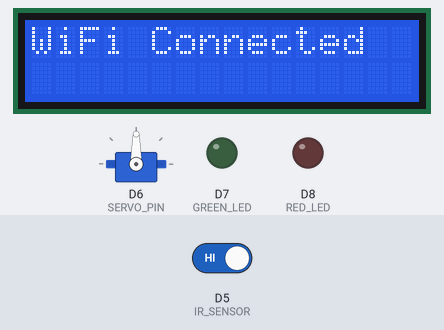
The sketch below on a simulated ESP8266 (NodeMCU). On the bench: servo, 16×2 character LCD, output pins drawn as LEDs (lit = HIGH). Inputs (shaded band) come from the test bench; at power-on: D5 (IR_SENSOR) HIGH. WiFi joins after 1.5 s; servers stay silent unless stated; what the sketch prints to the serial monitor is not drawn.

Above: at 1.7 s.
At 4.8 s:
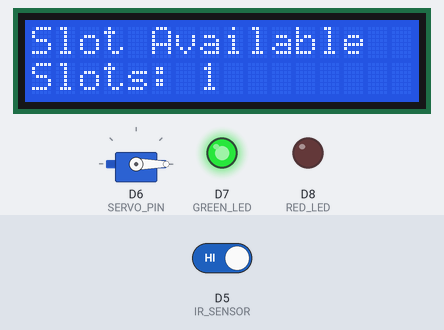
4.9 s: D5 (IR_SENSOR) driven LOW
At 19.8 s:
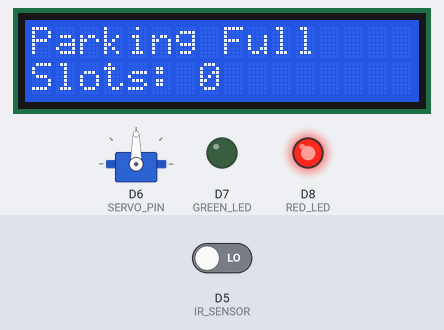
Timing chart, 0 to 21.3 s (numbered marks = the images above; inputs shaded):
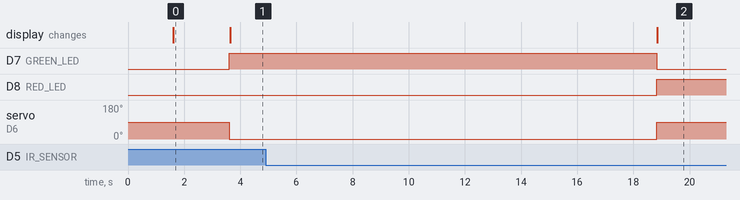

Measured:
- after the input at 4.9 s, D7 (GREEN_LED): HIGH → LOW after 13.9 s; D8 (RED_LED): LOW → HIGH after 13.9 s; servo on D6 (SERVO_PIN): 0° → 90° after 13.9 s; the display: changes after 14.0 s (image 2)
- what the display in image 0 shows lasts 2.0 s, from 1.6 s to 3.6 s

The sketch:

Code.ino
```cpp
#include <ESP8266WiFi.h>
#include <Wire.h>
#include <LiquidCrystal_I2C.h>
#include <Servo.h>

#define IR_SENSOR D5
#define GREEN_LED D7
#define RED_LED D8
#define SERVO_PIN D6

const char* ssid = "YOUR_WIFI_NAME";
const char* password = "YOUR_WIFI_PASSWORD";

String apiKey = "YOUR_THINGSPEAK_WRITE_API_KEY";
const char* server = "api.thingspeak.com";

LiquidCrystal_I2C lcd(0x27, 16, 2);
Servo gateServo;

int slotAvailable = 1;

void setup()
{
  Serial.begin(115200);

  pinMode(IR_SENSOR, INPUT);
  pinMode(GREEN_LED, OUTPUT);
  pinMode(RED_LED, OUTPUT);

  gateServo.attach(SERVO_PIN);

  lcd.init();
  lcd.backlight();

  lcd.setCursor(0,0);
  lcd.print("Smart Parking");

  WiFi.begin(ssid, password);

  lcd.setCursor(0,1);
  lcd.print("Connecting WiFi");

  while (WiFi.status() != WL_CONNECTED)
  {
    delay(500);
    Serial.print(".");
  }

  lcd.clear();
  lcd.print("WiFi Connected");
  delay(2000);
}

void loop()
{
  int sensorValue = digitalRead(IR_SENSOR);

  if(sensorValue == LOW)   // Car detected
  {
    slotAvailable = 0;

    digitalWrite(RED_LED, HIGH);
    digitalWrite(GREEN_LED, LOW);

    gateServo.write(90);

    lcd.clear();
    lcd.setCursor(0,0);
    lcd.print("Parking Full");
    lcd.setCursor(0,1);
    lcd.print("Slots: 0");
  }
  else
  {
    slotAvailable = 1;

    digitalWrite(RED_LED, LOW);
    digitalWrite(GREEN_LED, HIGH);

    gateServo.write(0);

    lcd.clear();
    lcd.setCursor(0,0);
    lcd.print("Slot Available");
    lcd.setCursor(0,1);
    lcd.print("Slots: 1");
  }

  sendToThingSpeak(slotAvailable);

  delay(15000);
}

void sendToThingSpeak(int data)
{
  WiFiClient client;

  if (!client.connect(server, 80))
  {
    Serial.println("Connection Failed");
    return;
  }

  String url = "/update?api_key=" + apiKey + "&field1=" + String(data);

  client.print(String("GET ") + url + " HTTP/1.1\r\n" +
               "Host: " + server + "\r\n" +
               "Connection: close\r\n\r\n");

  Serial.println("Data sent to ThingSpeak");
}
```
